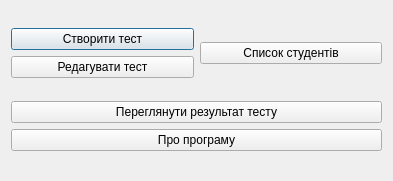
<?xml version="1.0" encoding="UTF-8"?>
<ui version="4.0">
 <class>SpeedEnter</class>
 <widget class="QDialog" name="SpeedEnter">
  <property name="geometry">
   <rect>
    <x>0</x>
    <y>0</y>
    <width>393</width>
    <height>181</height>
   </rect>
  </property>
  <property name="windowTitle">
   <string/>
  </property>
  <layout class="QVBoxLayout" name="verticalLayout_4">
   <item>
    <layout class="QHBoxLayout" name="horizontalLayout">
     <item>
      <layout class="QVBoxLayout" name="verticalLayout">
       <item>
        <widget class="QPushButton" name="pushButtonCreateTest">
         <property name="text">
          <string>Створити тест</string>
         </property>
        </widget>
       </item>
       <item>
        <widget class="QPushButton" name="pushButtonEditTest">
         <property name="text">
          <string>Редагувати тест</string>
         </property>
        </widget>
       </item>
      </layout>
     </item>
     <item>
      <layout class="QVBoxLayout" name="verticalLayout_2">
       <item>
        <widget class="QPushButton" name="pushButtonStudents">
         <property name="text">
          <string>Cписок студентів</string>
         </property>
        </widget>
       </item>
      </layout>
     </item>
    </layout>
   </item>
   <item>
    <layout class="QVBoxLayout" name="verticalLayout_3">
     <item>
      <widget class="QPushButton" name="pushButtonStudents_3">
       <property name="text">
        <string>Переглянути результат тесту</string>
       </property>
      </widget>
     </item>
     <item>
      <widget class="QPushButton" name="pushButtonAbout">
       <property name="text">
        <string>Про програму</string>
       </property>
      </widget>
     </item>
    </layout>
   </item>
  </layout>
 </widget>
 <resources/>
 <connections/>
</ui>
